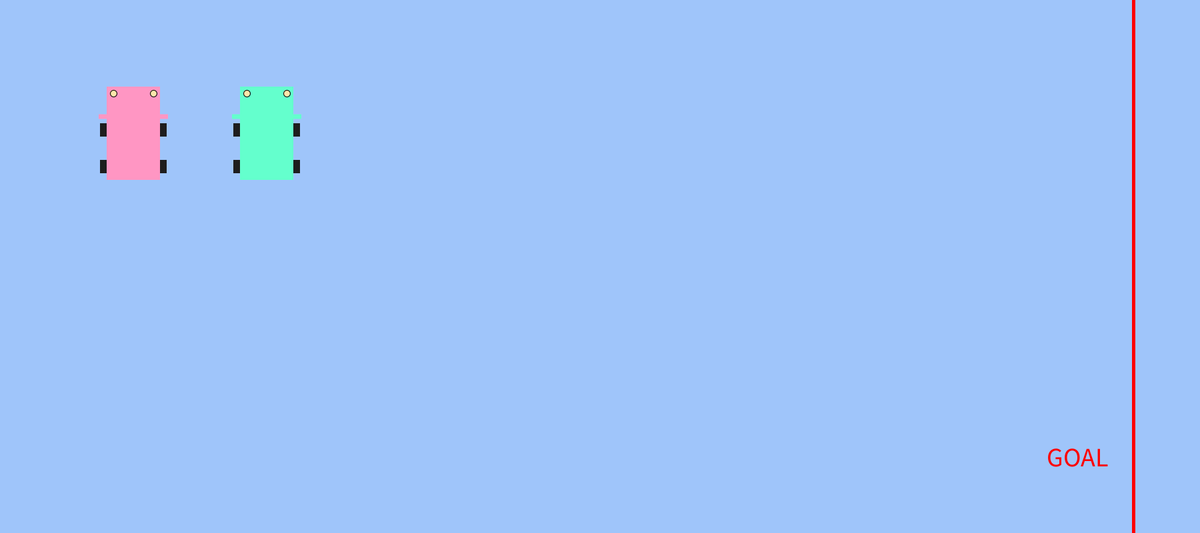
Frame 1 (no input)
Frame 60 (the mouse pressed at the canvas centre just before this capture): identical to frame 1, image omitted
Frame 120 (the mouse held since frame 60 and released just before this capture): identical to frame 1, image omitted

The Processing sketch that drew this single still picture (run headless with seeded random() and noise(); from frame 60 on, the mouse is pressed at the canvas centre):

// Processing sketch: Week2_HW_with_Keypressed_
// ── Week2_HW_with_Keypressed_.pde
float posX, posY, posXX, posYY;
float angle, angle2;
boolean up;
boolean down;
boolean right;
boolean left;

void setup() {
  size(1800, 800);
  rectMode(CENTER);

  posX= 200;
  posY = 200;

  posXX = 400;
  posYY = 200;
}

void draw() {
  background(159, 197, 250);
  pushMatrix();
  rotate(radians(angle));
  carOne(posX, posY);
  popMatrix();

  pushMatrix();
  rotate(radians(angle2));
  carTwo(posXX, posYY);
  popMatrix();
  
  finishLine();

  if (up) {
    posY -= 5;
  }
  if (down) {
    posY += 5;
  }
  if (right) {
    //posX += 5;
    angle += 0.5;
  }
  if (left) {
    //posX -= 5;
    angle -= 0.5;
  }

  if (keyPressed) {
    if (key == 'a') {
      angle2 -= 0.5;
    } else if (key == 's') {
      posYY += 5;
    } else if (key == 'd') {
      angle2 += 0.5;
    } else if (key == 'w') {
      posYY -= 5;
    }
  }
  
  
}

void keyPressed() {
  if (key == CODED) {
    if (keyCode == UP) {
      up = true;
    }
    if (keyCode == DOWN) {
      down = true;
    }
    if (keyCode == RIGHT) {
      right = true;
    }
    if (keyCode == LEFT) {
      left = true;
    }
  }
}

void keyReleased() {
  if (key == CODED) {
    if (keyCode == UP) {
      up = false;
    }
    if (keyCode == DOWN) {
      down = false;
    }
    if (keyCode == RIGHT) {
      right = false;
    }
    if (keyCode == LEFT) {
      left = false;
    }
  }
}

void finishLine(){
  stroke(255, 0, 0);
strokeWeight(5);
  line(1700,0,1700,800);
  textSize(40);
  fill(255,0,0);
  text("GOAL", 1570,700);
}

// ── Car1.pde
void carOne(float x, float y) {
  rectMode(CENTER);
  noStroke();
  fill(255, 150, 195);
  rect(x, y, 80, 140);

  rect(x + 46, y - 25, 12, 7);
  rect(x- 46, y-25, 12, 7);

  fill(30);
  rect(x - 45, y -5, 10, 20);
  rect(x + 45, y -5, 10, 20);
  rect(x + 45, y + 50, 10, 20);
  rect(x - 45, y + 50, 10, 20);

  stroke(0);
  strokeWeight(1);
  fill(255, 230, 170);
  ellipse(x - 30, y -60, 10, 10);
  ellipse(x +30, y -60, 10, 10);
}

// ── Car2.pde
void carTwo(float x, float y) {
rectMode(CENTER);
  noStroke();
  fill(100, 255, 205);
  rect(x, y, 80, 140);

  rect(x + 46,y - 25, 12, 7);
  rect(x- 46, y-25, 12, 7);
  
  fill(30);
  rect(x - 45, y -5, 10, 20);
  rect(x + 45, y -5, 10, 20);
  rect(x + 45, y + 50, 10, 20);
  rect(x - 45, y + 50, 10, 20);

  stroke(0);
  strokeWeight(1);
  fill(255, 230, 170);
  ellipse(x - 30, y -60, 10, 10);
  ellipse(x +30, y -60, 10, 10);
  
  
}
